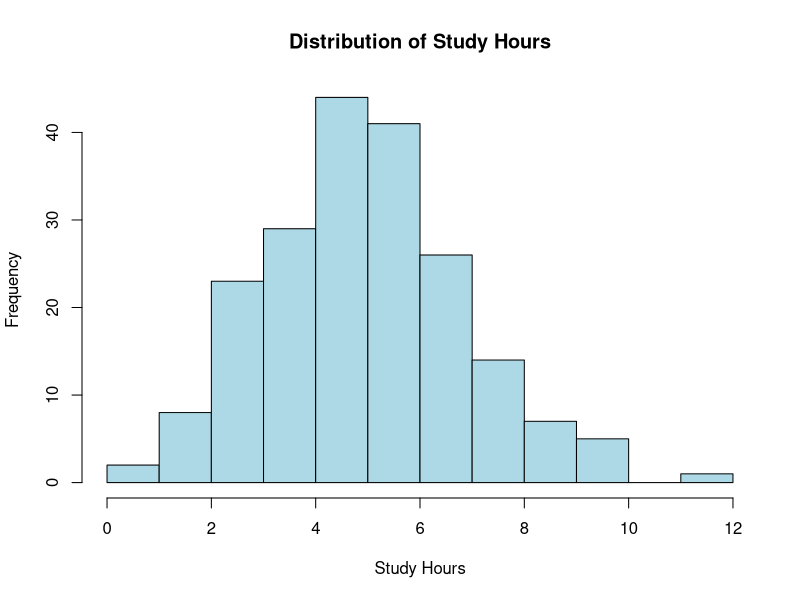
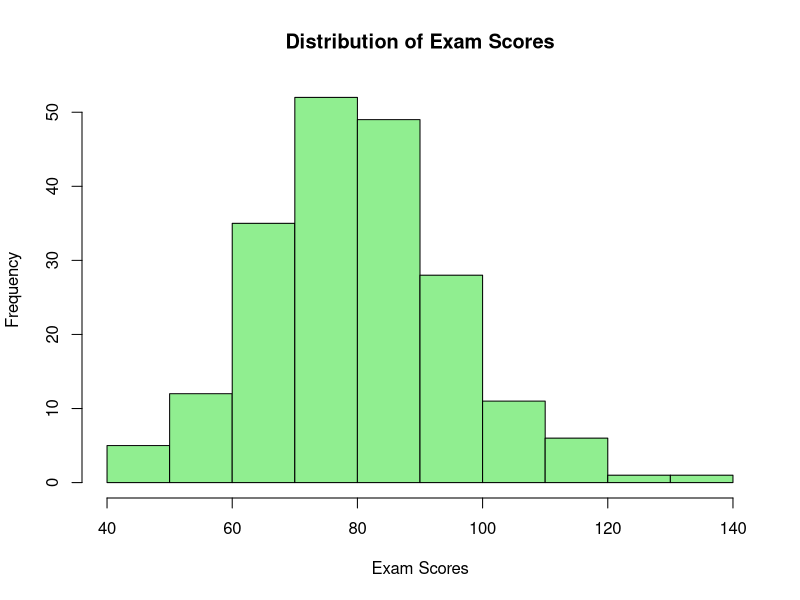
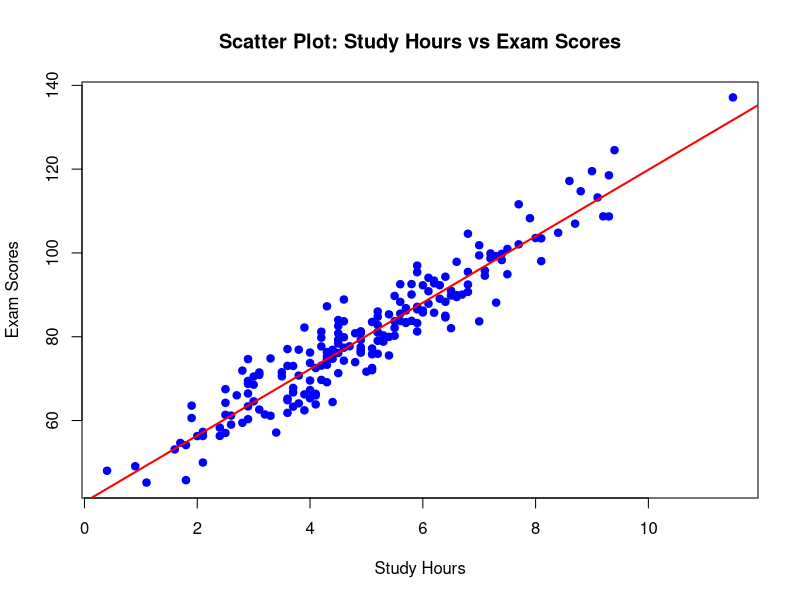

R code for these plots, in order:
# =====================================================
# STUDY HOURS AND ACADEMIC ACHIEVEMENT
# =====================================================

# Generate Sample Data for 200 Students
set.seed(123)

study_hours <- round(rnorm(200, mean = 5, sd = 2), 1)
study_hours[study_hours < 0] <- abs(study_hours[study_hours < 0])

# Assume exam score increases with study hoursq
exam_scores <- 40 + 8 * study_hours + rnorm(200, mean = 0, sd = 5)

data <- data.frame(study_hours, exam_scores)

# -----------------------------------------------------
# 1. Univariate EDA
# -----------------------------------------------------

cat("Summary - Study Hours\n")
print(summary(data$study_hours))
cat("\nSummary - Exam Scores\n")
print(summary(data$exam_scores))

# Histograms
hist(data$study_hours,
     main="Distribution of Study Hours",
     xlab="Study Hours",
     col="lightblue")

hist(data$exam_scores,
     main="Distribution of Exam Scores",
     xlab="Exam Scores",
     col="lightgreen")

# -----------------------------------------------------
# 2. Variance and Standard Deviation
# -----------------------------------------------------

cat("\nVariance & Standard Deviation\n")
cat("Study Hours Variance:", var(data$study_hours), "\n")
cat("Study Hours SD:", sd(data$study_hours), "\n\n")

cat("Exam Scores Variance:", var(data$exam_scores), "\n")
cat("Exam Scores SD:", sd(data$exam_scores), "\n\n")

# -----------------------------------------------------
# 3. Covariance and Correlation
# -----------------------------------------------------

cov_value <- cov(data$study_hours, data$exam_scores)
cor_value <- cor(data$study_hours, data$exam_scores)

cat("Covariance:", cov_value, "\n")
cat("Correlation:", cor_value, "\n\n")

if(cor_value > 0.7){
  cat("Strong Positive Relationship\n")
} else if(cor_value > 0.3){
  cat("Moderate Positive Relationship\n")
} else {
  cat("Weak Relationship\n")
}

# -----------------------------------------------------
# 4. Scatter Plot
# -----------------------------------------------------

plot(data$study_hours, data$exam_scores,
     main="Scatter Plot: Study Hours vs Exam Scores",
     xlab="Study Hours",
     ylab="Exam Scores",
     pch=19,
     col="blue")

abline(lm(exam_scores ~ study_hours, data=data),
       col="red", lwd=2)

# -----------------------------------------------------
# 5. Interpretation
# -----------------------------------------------------

cat("\nInterpretation:\n")
cat("Positive covariance and high positive correlation indicate that\n")
cat("students who study more hours tend to score higher marks.\n")
